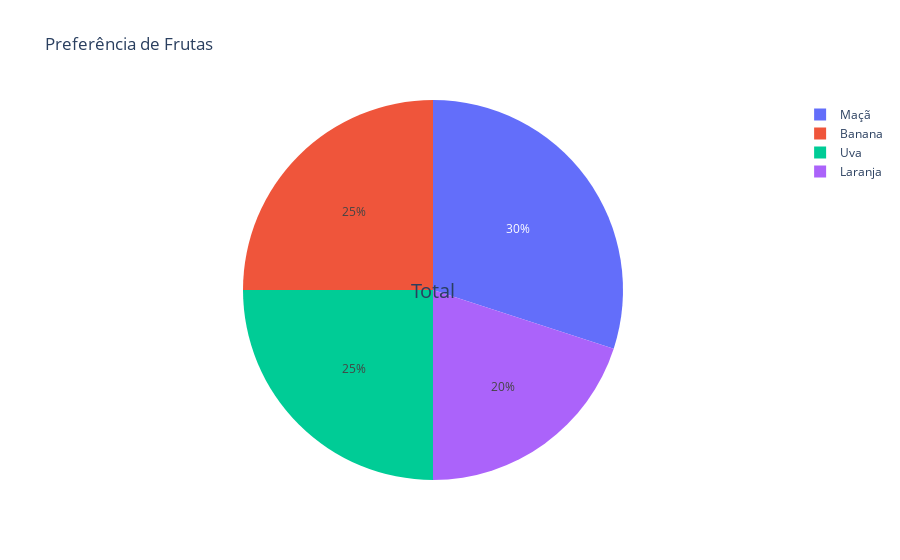

Notebook cell for this chart:
### Code cell
import plotly.graph_objects as go

frutas = ['Maçã', 'Banana', 'Laranja', 'Uva']
preferencias = [30, 25, 20, 25]  # Porcentagem de preferência

fig = go.Figure(data=[go.Pie(labels=frutas, values=preferencias)])

fig.update_layout(
    title='Preferência de Frutas',
    annotations=[dict(text='Total', x=0.5, y=0.5, font_size=20, showarrow=False)]
)

fig.show()

### Figure 1 — Plotly figure (JSON) as saved in the notebook; plotly's stock layout.template omitted (floating-point values rounded to 4 significant figures)
{"data": [{"labels": ["Maçã", "Banana", "Laranja", "Uva"], "type": "pie", "values": [30, 25, 20, 25]}], "layout": {"annotations": [{"font": {"size": 20}, "showarrow": false, "text": "Total", "x": 0.5, "y": 0.5}], "title": {"text": "Preferência de Frutas"}}}
